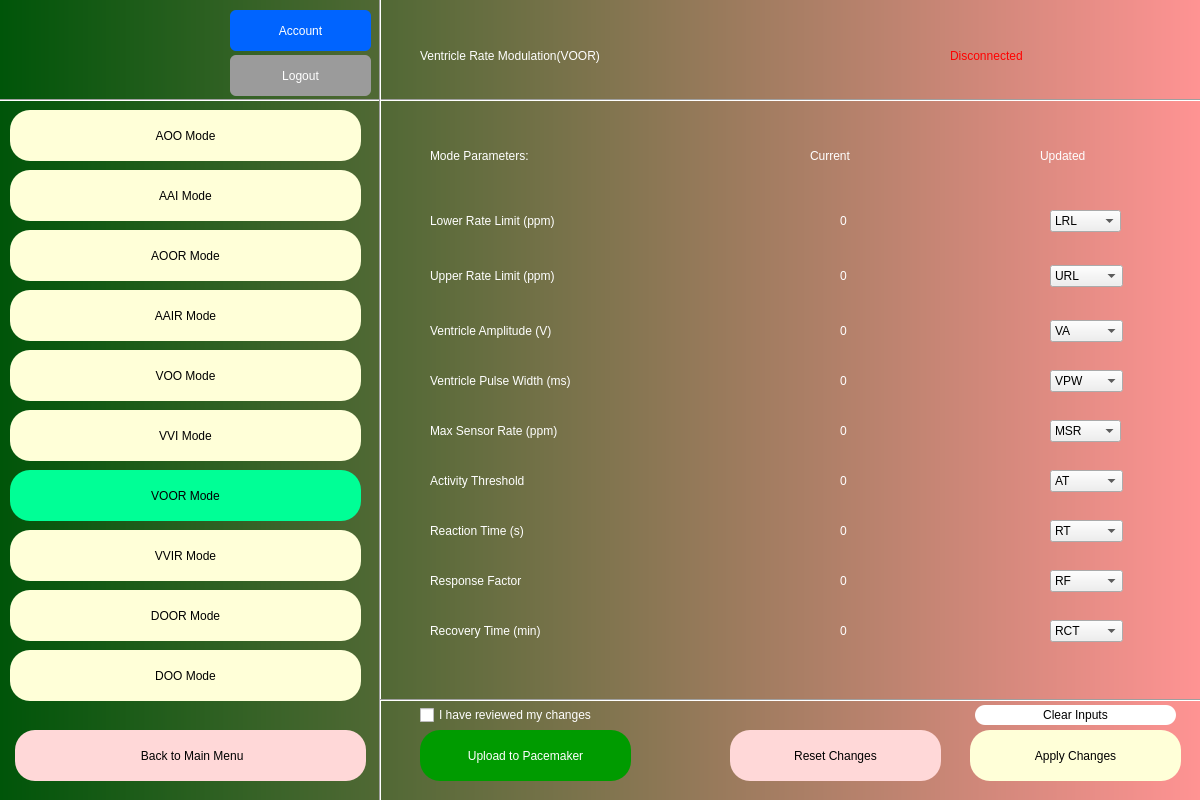
<?xml version="1.0" encoding="UTF-8"?>
<ui version="4.0">
 <class>Dialog</class>
 <widget class="QDialog" name="Dialog">
  <property name="geometry">
   <rect>
    <x>0</x>
    <y>0</y>
    <width>1200</width>
    <height>800</height>
   </rect>
  </property>
  <property name="windowTitle">
   <string>Dialog</string>
  </property>
  <widget class="QWidget" name="bgwidget" native="true">
   <property name="geometry">
    <rect>
     <x>0</x>
     <y>0</y>
     <width>1200</width>
     <height>800</height>
    </rect>
   </property>
   <property name="styleSheet">
    <string notr="true">QWidget#bgwidget{
background-color:qlineargradient(spread:pad, x1:0, y1:0.5, x2:1, y2:0.5, stop:0 rgba(0, 85, 9, 255), stop:1 rgba(255, 147, 147, 255));}</string>
   </property>
   <widget class="QLabel" name="label">
    <property name="geometry">
     <rect>
      <x>420</x>
      <y>0</y>
      <width>491</width>
      <height>111</height>
     </rect>
    </property>
    <property name="styleSheet">
     <string notr="true">font: 20pt &quot;Arial&quot;; color:rgb(255, 255, 255)
</string>
    </property>
    <property name="text">
     <string>Ventricle Rate Modulation(VOOR)</string>
    </property>
   </widget>
   <widget class="QLabel" name="label_2">
    <property name="geometry">
     <rect>
      <x>430</x>
      <y>100</y>
      <width>451</width>
      <height>111</height>
     </rect>
    </property>
    <property name="styleSheet">
     <string notr="true">font: 18pt &quot;Arial&quot;; color:rgb(255, 255, 255)
</string>
    </property>
    <property name="text">
     <string>Mode Parameters:</string>
    </property>
   </widget>
   <widget class="QLabel" name="connected">
    <property name="geometry">
     <rect>
      <x>950</x>
      <y>30</y>
      <width>241</width>
      <height>51</height>
     </rect>
    </property>
    <property name="styleSheet">
     <string notr="true">font: 14pt &quot;Arial&quot;; color:rgb(0, 255, 0)
</string>
    </property>
    <property name="text">
     <string/>
    </property>
   </widget>
   <widget class="QLabel" name="disconnected">
    <property name="geometry">
     <rect>
      <x>950</x>
      <y>30</y>
      <width>241</width>
      <height>51</height>
     </rect>
    </property>
    <property name="styleSheet">
     <string notr="true">font: 14pt &quot;Arial&quot;; color:rgb(255, 0, 0)
</string>
    </property>
    <property name="text">
     <string>Disconnected</string>
    </property>
   </widget>
   <widget class="QLabel" name="pacemaker_number">
    <property name="geometry">
     <rect>
      <x>10</x>
      <y>40</y>
      <width>241</width>
      <height>51</height>
     </rect>
    </property>
    <property name="styleSheet">
     <string notr="true">font: 10pt &quot;Arial&quot;; color:rgb(255,255,255)
</string>
    </property>
    <property name="text">
     <string/>
    </property>
   </widget>
   <widget class="QLabel" name="lol">
    <property name="geometry">
     <rect>
      <x>430</x>
      <y>200</y>
      <width>231</width>
      <height>41</height>
     </rect>
    </property>
    <property name="styleSheet">
     <string notr="true">font: 12pt &quot;Arial&quot;; color:rgb(255, 255, 255)
</string>
    </property>
    <property name="text">
     <string>Lower Rate Limit (ppm)</string>
    </property>
   </widget>
   <widget class="QLabel" name="label_7">
    <property name="geometry">
     <rect>
      <x>430</x>
      <y>250</y>
      <width>261</width>
      <height>51</height>
     </rect>
    </property>
    <property name="styleSheet">
     <string notr="true">font: 12pt &quot;Arial&quot;; color:rgb(255, 255, 255)
</string>
    </property>
    <property name="text">
     <string>Upper Rate Limit (ppm)</string>
    </property>
   </widget>
   <widget class="QLabel" name="label_8">
    <property name="geometry">
     <rect>
      <x>430</x>
      <y>310</y>
      <width>291</width>
      <height>41</height>
     </rect>
    </property>
    <property name="styleSheet">
     <string notr="true">font: 12pt &quot;Arial&quot;; color:rgb(255, 255, 255)
</string>
    </property>
    <property name="text">
     <string>Ventricle Amplitude (V)</string>
    </property>
   </widget>
   <widget class="QLabel" name="label_9">
    <property name="geometry">
     <rect>
      <x>430</x>
      <y>360</y>
      <width>271</width>
      <height>41</height>
     </rect>
    </property>
    <property name="styleSheet">
     <string notr="true">font: 12pt &quot;Arial&quot;; color:rgb(255, 255, 255)
</string>
    </property>
    <property name="text">
     <string>Ventricle Pulse Width (ms)</string>
    </property>
   </widget>
   <widget class="QLabel" name="label_10">
    <property name="geometry">
     <rect>
      <x>430</x>
      <y>460</y>
      <width>321</width>
      <height>41</height>
     </rect>
    </property>
    <property name="styleSheet">
     <string notr="true">font: 12pt &quot;Arial&quot;; color:rgb(255, 255, 255)
</string>
    </property>
    <property name="text">
     <string>Activity Threshold </string>
    </property>
   </widget>
   <widget class="QLabel" name="label_11">
    <property name="geometry">
     <rect>
      <x>430</x>
      <y>410</y>
      <width>221</width>
      <height>41</height>
     </rect>
    </property>
    <property name="styleSheet">
     <string notr="true">font: 12pt &quot;Arial&quot;; color:rgb(255, 255, 255)
</string>
    </property>
    <property name="text">
     <string>Max Sensor Rate (ppm)</string>
    </property>
   </widget>
   <widget class="QLabel" name="label_12">
    <property name="geometry">
     <rect>
      <x>430</x>
      <y>500</y>
      <width>401</width>
      <height>61</height>
     </rect>
    </property>
    <property name="styleSheet">
     <string notr="true">font: 12pt &quot;Arial&quot;; color:rgb(255, 255, 255)
</string>
    </property>
    <property name="text">
     <string>Reaction Time (s)</string>
    </property>
   </widget>
   <widget class="QLabel" name="label_13">
    <property name="geometry">
     <rect>
      <x>810</x>
      <y>100</y>
      <width>451</width>
      <height>111</height>
     </rect>
    </property>
    <property name="styleSheet">
     <string notr="true">font: 14pt &quot;Arial&quot;; color:rgb(255, 255, 255)
</string>
    </property>
    <property name="text">
     <string>Current</string>
    </property>
   </widget>
   <widget class="QLabel" name="label_14">
    <property name="geometry">
     <rect>
      <x>1040</x>
      <y>100</y>
      <width>451</width>
      <height>111</height>
     </rect>
    </property>
    <property name="styleSheet">
     <string notr="true">font: 14pt &quot;Arial&quot;; color:rgb(255, 255, 255)
</string>
    </property>
    <property name="text">
     <string>Updated</string>
    </property>
   </widget>
   <widget class="Line" name="line">
    <property name="geometry">
     <rect>
      <x>-13</x>
      <y>90</y>
      <width>1321</width>
      <height>20</height>
     </rect>
    </property>
    <property name="orientation">
     <enum>Qt::Horizontal</enum>
    </property>
   </widget>
   <widget class="Line" name="line_2">
    <property name="geometry">
     <rect>
      <x>370</x>
      <y>-10</y>
      <width>21</width>
      <height>861</height>
     </rect>
    </property>
    <property name="orientation">
     <enum>Qt::Vertical</enum>
    </property>
   </widget>
   <widget class="QPushButton" name="ApplyChanges">
    <property name="geometry">
     <rect>
      <x>970</x>
      <y>730</y>
      <width>211</width>
      <height>51</height>
     </rect>
    </property>
    <property name="styleSheet">
     <string notr="true">border-radius: 20px;
color: rgb(0,0,0);
background-color: rgb(255, 255, 216);
font: 12pt &quot;Arial&quot;;</string>
    </property>
    <property name="text">
     <string>Apply Changes</string>
    </property>
   </widget>
   <widget class="QPushButton" name="ResetChanges">
    <property name="geometry">
     <rect>
      <x>730</x>
      <y>730</y>
      <width>211</width>
      <height>51</height>
     </rect>
    </property>
    <property name="styleSheet">
     <string notr="true">border-radius: 20px;
color: rgb(0,0,0);
background-color: rgb(255, 216, 216);
font: 12pt &quot;Arial&quot;;</string>
    </property>
    <property name="text">
     <string>Reset Changes</string>
    </property>
   </widget>
   <widget class="QCheckBox" name="checkBox">
    <property name="geometry">
     <rect>
      <x>420</x>
      <y>705</y>
      <width>201</width>
      <height>20</height>
     </rect>
    </property>
    <property name="styleSheet">
     <string notr="true">color: rgb(255,255,255)</string>
    </property>
    <property name="text">
     <string>I have reviewed my changes </string>
    </property>
   </widget>
   <widget class="QPushButton" name="aai">
    <property name="geometry">
     <rect>
      <x>10</x>
      <y>170</y>
      <width>351</width>
      <height>51</height>
     </rect>
    </property>
    <property name="styleSheet">
     <string notr="true">border-radius: 20px;
color: rgb(0,0,0);
background-color: rgb(255, 255, 216);
font: 12pt &quot;Arial&quot;;</string>
    </property>
    <property name="text">
     <string>AAI Mode</string>
    </property>
   </widget>
   <widget class="QLabel" name="LRL_Current">
    <property name="geometry">
     <rect>
      <x>840</x>
      <y>210</y>
      <width>71</width>
      <height>21</height>
     </rect>
    </property>
    <property name="styleSheet">
     <string notr="true">color: rgb(255,255,255);
font: 12pt &quot;MS Shell Dlg 2&quot;;</string>
    </property>
    <property name="text">
     <string>0</string>
    </property>
   </widget>
   <widget class="QLabel" name="URL_Current">
    <property name="geometry">
     <rect>
      <x>840</x>
      <y>265</y>
      <width>71</width>
      <height>21</height>
     </rect>
    </property>
    <property name="styleSheet">
     <string notr="true">color: rgb(255,255,255);
font: 12pt &quot;MS Shell Dlg 2&quot;;</string>
    </property>
    <property name="text">
     <string>0</string>
    </property>
   </widget>
   <widget class="QLabel" name="VA_Current">
    <property name="geometry">
     <rect>
      <x>840</x>
      <y>320</y>
      <width>71</width>
      <height>21</height>
     </rect>
    </property>
    <property name="styleSheet">
     <string notr="true">color: rgb(255,255,255);
font: 12pt &quot;MS Shell Dlg 2&quot;;</string>
    </property>
    <property name="text">
     <string>0</string>
    </property>
   </widget>
   <widget class="QLabel" name="VPW_Current">
    <property name="geometry">
     <rect>
      <x>840</x>
      <y>370</y>
      <width>71</width>
      <height>21</height>
     </rect>
    </property>
    <property name="styleSheet">
     <string notr="true">color: rgb(255,255,255);
font: 12pt &quot;MS Shell Dlg 2&quot;;</string>
    </property>
    <property name="text">
     <string>0</string>
    </property>
   </widget>
   <widget class="QLabel" name="MSR_Current">
    <property name="geometry">
     <rect>
      <x>840</x>
      <y>420</y>
      <width>71</width>
      <height>21</height>
     </rect>
    </property>
    <property name="styleSheet">
     <string notr="true">color: rgb(255,255,255);
font: 12pt &quot;MS Shell Dlg 2&quot;;</string>
    </property>
    <property name="text">
     <string>0</string>
    </property>
   </widget>
   <widget class="QLabel" name="AT_Current">
    <property name="geometry">
     <rect>
      <x>840</x>
      <y>470</y>
      <width>71</width>
      <height>21</height>
     </rect>
    </property>
    <property name="styleSheet">
     <string notr="true">color: rgb(255,255,255);
font: 12pt &quot;MS Shell Dlg 2&quot;;</string>
    </property>
    <property name="text">
     <string>0</string>
    </property>
   </widget>
   <widget class="QLabel" name="RT_Current">
    <property name="geometry">
     <rect>
      <x>840</x>
      <y>520</y>
      <width>71</width>
      <height>21</height>
     </rect>
    </property>
    <property name="styleSheet">
     <string notr="true">color: rgb(255,255,255);
font: 12pt &quot;MS Shell Dlg 2&quot;;</string>
    </property>
    <property name="text">
     <string>0</string>
    </property>
   </widget>
   <widget class="QPushButton" name="aoo">
    <property name="geometry">
     <rect>
      <x>10</x>
      <y>110</y>
      <width>351</width>
      <height>51</height>
     </rect>
    </property>
    <property name="styleSheet">
     <string notr="true">border-radius: 20px;
color: rgb(0,0,0);
background-color: rgb(255, 255, 216);
font: 12pt &quot;Arial&quot;;</string>
    </property>
    <property name="text">
     <string>AOO Mode</string>
    </property>
   </widget>
   <widget class="QPushButton" name="logout">
    <property name="geometry">
     <rect>
      <x>230</x>
      <y>55</y>
      <width>141</width>
      <height>41</height>
     </rect>
    </property>
    <property name="styleSheet">
     <string notr="true">border-radius: 6px;

color: rgb(255,255,255);
background-color: rgb(155, 155, 155);
font: 75 12pt &quot;Arial&quot;;</string>
    </property>
    <property name="text">
     <string>Logout</string>
    </property>
   </widget>
   <widget class="QLabel" name="user_display">
    <property name="geometry">
     <rect>
      <x>10</x>
      <y>0</y>
      <width>161</width>
      <height>41</height>
     </rect>
    </property>
    <property name="styleSheet">
     <string notr="true">font: 12pt &quot;Arial&quot;; color:rgb(255, 255, 255)
</string>
    </property>
    <property name="text">
     <string/>
    </property>
   </widget>
   <widget class="QPushButton" name="account">
    <property name="geometry">
     <rect>
      <x>230</x>
      <y>10</y>
      <width>141</width>
      <height>41</height>
     </rect>
    </property>
    <property name="styleSheet">
     <string notr="true">border-radius: 6px;

color: rgb(255,255,255);
background-color: rgb(0, 100, 255);
font: 75 12pt &quot;Arial&quot;;</string>
    </property>
    <property name="text">
     <string>Account</string>
    </property>
   </widget>
   <widget class="QPushButton" name="voo">
    <property name="geometry">
     <rect>
      <x>10</x>
      <y>350</y>
      <width>351</width>
      <height>51</height>
     </rect>
    </property>
    <property name="styleSheet">
     <string notr="true">border-radius: 20px;
color: rgb(0,0,0);
background-color: rgb(255, 255, 216);
font: 12pt &quot;Arial&quot;;</string>
    </property>
    <property name="text">
     <string>VOO Mode</string>
    </property>
   </widget>
   <widget class="QPushButton" name="vvi">
    <property name="geometry">
     <rect>
      <x>10</x>
      <y>410</y>
      <width>351</width>
      <height>51</height>
     </rect>
    </property>
    <property name="styleSheet">
     <string notr="true">border-radius: 20px;
color: rgb(0,0,0);
background-color: rgb(255, 255, 216);
font: 12pt &quot;Arial&quot;;</string>
    </property>
    <property name="text">
     <string>VVI Mode</string>
    </property>
   </widget>
   <widget class="QLabel" name="INVALID">
    <property name="geometry">
     <rect>
      <x>960</x>
      <y>210</y>
      <width>81</width>
      <height>31</height>
     </rect>
    </property>
    <property name="styleSheet">
     <string notr="true">font: 8pt &quot;Arial&quot;; color:rgb(255, 0, 0)
</string>
    </property>
    <property name="text">
     <string/>
    </property>
   </widget>
   <widget class="QLabel" name="INVALID_2">
    <property name="geometry">
     <rect>
      <x>960</x>
      <y>260</y>
      <width>81</width>
      <height>31</height>
     </rect>
    </property>
    <property name="styleSheet">
     <string notr="true">font: 8pt &quot;Arial&quot;; color:rgb(255, 0, 0)
</string>
    </property>
    <property name="text">
     <string/>
    </property>
   </widget>
   <widget class="QLabel" name="INVALID_3">
    <property name="geometry">
     <rect>
      <x>960</x>
      <y>320</y>
      <width>81</width>
      <height>31</height>
     </rect>
    </property>
    <property name="styleSheet">
     <string notr="true">font: 8pt &quot;Arial&quot;; color:rgb(255, 0, 0)
</string>
    </property>
    <property name="text">
     <string/>
    </property>
   </widget>
   <widget class="QLabel" name="INVALID_4">
    <property name="geometry">
     <rect>
      <x>960</x>
      <y>370</y>
      <width>81</width>
      <height>31</height>
     </rect>
    </property>
    <property name="styleSheet">
     <string notr="true">font: 8pt &quot;Arial&quot;; color:rgb(255, 0, 0)
</string>
    </property>
    <property name="text">
     <string/>
    </property>
   </widget>
   <widget class="QLabel" name="INVALID_5">
    <property name="geometry">
     <rect>
      <x>960</x>
      <y>420</y>
      <width>81</width>
      <height>31</height>
     </rect>
    </property>
    <property name="styleSheet">
     <string notr="true">font: 8pt &quot;Arial&quot;; color:rgb(255, 0, 0)
</string>
    </property>
    <property name="text">
     <string/>
    </property>
   </widget>
   <widget class="QLabel" name="INVALID_6">
    <property name="geometry">
     <rect>
      <x>960</x>
      <y>470</y>
      <width>81</width>
      <height>31</height>
     </rect>
    </property>
    <property name="styleSheet">
     <string notr="true">font: 8pt &quot;Arial&quot;; color:rgb(255, 0, 0)
</string>
    </property>
    <property name="text">
     <string/>
    </property>
   </widget>
   <widget class="QLabel" name="INVALID_7">
    <property name="geometry">
     <rect>
      <x>960</x>
      <y>520</y>
      <width>81</width>
      <height>31</height>
     </rect>
    </property>
    <property name="styleSheet">
     <string notr="true">font: 8pt &quot;Arial&quot;; color:rgb(255, 0, 0)
</string>
    </property>
    <property name="text">
     <string/>
    </property>
   </widget>
   <widget class="Line" name="line_3">
    <property name="geometry">
     <rect>
      <x>380</x>
      <y>690</y>
      <width>981</width>
      <height>20</height>
     </rect>
    </property>
    <property name="orientation">
     <enum>Qt::Horizontal</enum>
    </property>
   </widget>
   <widget class="QPushButton" name="update_pm">
    <property name="geometry">
     <rect>
      <x>420</x>
      <y>730</y>
      <width>211</width>
      <height>51</height>
     </rect>
    </property>
    <property name="styleSheet">
     <string notr="true">border-radius: 20px;
color: rgb(255,255,255);
background-color: rgb(0, 155, 0);
font: 12pt &quot;Arial&quot;;</string>
    </property>
    <property name="text">
     <string>Upload to Pacemaker</string>
    </property>
   </widget>
   <widget class="QLabel" name="INVALID_8">
    <property name="geometry">
     <rect>
      <x>610</x>
      <y>700</y>
      <width>181</width>
      <height>31</height>
     </rect>
    </property>
    <property name="styleSheet">
     <string notr="true">font: 8pt &quot;Arial&quot;; color:rgb(255, 0, 0)
</string>
    </property>
    <property name="text">
     <string/>
    </property>
   </widget>
   <widget class="QPushButton" name="Back">
    <property name="geometry">
     <rect>
      <x>15</x>
      <y>730</y>
      <width>351</width>
      <height>51</height>
     </rect>
    </property>
    <property name="styleSheet">
     <string notr="true">border-radius: 20px;
color: rgb(0,0,0);
background-color: rgb(255, 216, 216);
font: 12pt &quot;Arial&quot;;</string>
    </property>
    <property name="text">
     <string> Back to Main Menu</string>
    </property>
   </widget>
   <widget class="QComboBox" name="LRL">
    <property name="geometry">
     <rect>
      <x>1050</x>
      <y>210</y>
      <width>71</width>
      <height>22</height>
     </rect>
    </property>
    <item>
     <property name="text">
      <string>LRL</string>
     </property>
    </item>
    <item>
     <property name="text">
      <string>30</string>
     </property>
    </item>
    <item>
     <property name="text">
      <string>35</string>
     </property>
    </item>
    <item>
     <property name="text">
      <string>40</string>
     </property>
    </item>
    <item>
     <property name="text">
      <string>45</string>
     </property>
    </item>
    <item>
     <property name="text">
      <string>50</string>
     </property>
    </item>
    <item>
     <property name="text">
      <string>51</string>
     </property>
    </item>
    <item>
     <property name="text">
      <string>52</string>
     </property>
    </item>
    <item>
     <property name="text">
      <string>53</string>
     </property>
    </item>
    <item>
     <property name="text">
      <string>54</string>
     </property>
    </item>
    <item>
     <property name="text">
      <string>55</string>
     </property>
    </item>
    <item>
     <property name="text">
      <string>56</string>
     </property>
    </item>
    <item>
     <property name="text">
      <string>57</string>
     </property>
    </item>
    <item>
     <property name="text">
      <string>58</string>
     </property>
    </item>
    <item>
     <property name="text">
      <string>59</string>
     </property>
    </item>
    <item>
     <property name="text">
      <string>60</string>
     </property>
    </item>
    <item>
     <property name="text">
      <string>61</string>
     </property>
    </item>
    <item>
     <property name="text">
      <string>62</string>
     </property>
    </item>
    <item>
     <property name="text">
      <string>63</string>
     </property>
    </item>
    <item>
     <property name="text">
      <string>64</string>
     </property>
    </item>
    <item>
     <property name="text">
      <string>65</string>
     </property>
    </item>
    <item>
     <property name="text">
      <string>67</string>
     </property>
    </item>
    <item>
     <property name="text">
      <string>68</string>
     </property>
    </item>
    <item>
     <property name="text">
      <string>69</string>
     </property>
    </item>
    <item>
     <property name="text">
      <string>70</string>
     </property>
    </item>
    <item>
     <property name="text">
      <string>71</string>
     </property>
    </item>
    <item>
     <property name="text">
      <string>72</string>
     </property>
    </item>
    <item>
     <property name="text">
      <string>73</string>
     </property>
    </item>
    <item>
     <property name="text">
      <string>74</string>
     </property>
    </item>
    <item>
     <property name="text">
      <string>75</string>
     </property>
    </item>
    <item>
     <property name="text">
      <string>76</string>
     </property>
    </item>
    <item>
     <property name="text">
      <string>77</string>
     </property>
    </item>
    <item>
     <property name="text">
      <string>78</string>
     </property>
    </item>
    <item>
     <property name="text">
      <string>79</string>
     </property>
    </item>
    <item>
     <property name="text">
      <string>80</string>
     </property>
    </item>
    <item>
     <property name="text">
      <string>81</string>
     </property>
    </item>
    <item>
     <property name="text">
      <string>82</string>
     </property>
    </item>
    <item>
     <property name="text">
      <string>83</string>
     </property>
    </item>
    <item>
     <property name="text">
      <string>84</string>
     </property>
    </item>
    <item>
     <property name="text">
      <string>85</string>
     </property>
    </item>
    <item>
     <property name="text">
      <string>86</string>
     </property>
    </item>
    <item>
     <property name="text">
      <string>87</string>
     </property>
    </item>
    <item>
     <property name="text">
      <string>88</string>
     </property>
    </item>
    <item>
     <property name="text">
      <string>89</string>
     </property>
    </item>
    <item>
     <property name="text">
      <string>90</string>
     </property>
    </item>
    <item>
     <property name="text">
      <string>95</string>
     </property>
    </item>
    <item>
     <property name="text">
      <string>105</string>
     </property>
    </item>
    <item>
     <property name="text">
      <string>110</string>
     </property>
    </item>
    <item>
     <property name="text">
      <string>115</string>
     </property>
    </item>
    <item>
     <property name="text">
      <string>120</string>
     </property>
    </item>
    <item>
     <property name="text">
      <string>125</string>
     </property>
    </item>
    <item>
     <property name="text">
      <string>130</string>
     </property>
    </item>
    <item>
     <property name="text">
      <string>135</string>
     </property>
    </item>
    <item>
     <property name="text">
      <string>140</string>
     </property>
    </item>
    <item>
     <property name="text">
      <string>145</string>
     </property>
    </item>
    <item>
     <property name="text">
      <string>150</string>
     </property>
    </item>
    <item>
     <property name="text">
      <string>155</string>
     </property>
    </item>
    <item>
     <property name="text">
      <string>160</string>
     </property>
    </item>
    <item>
     <property name="text">
      <string>165</string>
     </property>
    </item>
    <item>
     <property name="text">
      <string>170</string>
     </property>
    </item>
    <item>
     <property name="text">
      <string>175</string>
     </property>
    </item>
   </widget>
   <widget class="QComboBox" name="URL">
    <property name="geometry">
     <rect>
      <x>1050</x>
      <y>265</y>
      <width>73</width>
      <height>22</height>
     </rect>
    </property>
    <item>
     <property name="text">
      <string>URL</string>
     </property>
    </item>
    <item>
     <property name="text">
      <string>50</string>
     </property>
    </item>
    <item>
     <property name="text">
      <string>55</string>
     </property>
    </item>
    <item>
     <property name="text">
      <string>60</string>
     </property>
    </item>
    <item>
     <property name="text">
      <string>65</string>
     </property>
    </item>
    <item>
     <property name="text">
      <string>70</string>
     </property>
    </item>
    <item>
     <property name="text">
      <string>75</string>
     </property>
    </item>
    <item>
     <property name="text">
      <string>80</string>
     </property>
    </item>
    <item>
     <property name="text">
      <string>85</string>
     </property>
    </item>
    <item>
     <property name="text">
      <string>90</string>
     </property>
    </item>
    <item>
     <property name="text">
      <string>95</string>
     </property>
    </item>
    <item>
     <property name="text">
      <string>100</string>
     </property>
    </item>
    <item>
     <property name="text">
      <string>105</string>
     </property>
    </item>
    <item>
     <property name="text">
      <string>110</string>
     </property>
    </item>
    <item>
     <property name="text">
      <string>115</string>
     </property>
    </item>
    <item>
     <property name="text">
      <string>120</string>
     </property>
    </item>
    <item>
     <property name="text">
      <string>125</string>
     </property>
    </item>
    <item>
     <property name="text">
      <string>130</string>
     </property>
    </item>
    <item>
     <property name="text">
      <string>135</string>
     </property>
    </item>
    <item>
     <property name="text">
      <string>140</string>
     </property>
    </item>
    <item>
     <property name="text">
      <string>145</string>
     </property>
    </item>
    <item>
     <property name="text">
      <string>150</string>
     </property>
    </item>
    <item>
     <property name="text">
      <string>155</string>
     </property>
    </item>
    <item>
     <property name="text">
      <string>160</string>
     </property>
    </item>
    <item>
     <property name="text">
      <string>165</string>
     </property>
    </item>
    <item>
     <property name="text">
      <string>170</string>
     </property>
    </item>
    <item>
     <property name="text">
      <string>175</string>
     </property>
    </item>
   </widget>
   <widget class="QComboBox" name="VA">
    <property name="geometry">
     <rect>
      <x>1050</x>
      <y>320</y>
      <width>73</width>
      <height>22</height>
     </rect>
    </property>
    <item>
     <property name="text">
      <string>VA</string>
     </property>
    </item>
    <item>
     <property name="text">
      <string>0.5</string>
     </property>
    </item>
    <item>
     <property name="text">
      <string>0.6</string>
     </property>
    </item>
    <item>
     <property name="text">
      <string>0.7</string>
     </property>
    </item>
    <item>
     <property name="text">
      <string>0.8</string>
     </property>
    </item>
    <item>
     <property name="text">
      <string>0.9</string>
     </property>
    </item>
    <item>
     <property name="text">
      <string>1.0</string>
     </property>
    </item>
    <item>
     <property name="text">
      <string>1.1</string>
     </property>
    </item>
    <item>
     <property name="text">
      <string>1.2</string>
     </property>
    </item>
    <item>
     <property name="text">
      <string>1.3</string>
     </property>
    </item>
    <item>
     <property name="text">
      <string>1.4</string>
     </property>
    </item>
    <item>
     <property name="text">
      <string>1.5</string>
     </property>
    </item>
    <item>
     <property name="text">
      <string>1.6</string>
     </property>
    </item>
    <item>
     <property name="text">
      <string>1.7</string>
     </property>
    </item>
    <item>
     <property name="text">
      <string>1.8</string>
     </property>
    </item>
    <item>
     <property name="text">
      <string>1.9</string>
     </property>
    </item>
    <item>
     <property name="text">
      <string>2.0</string>
     </property>
    </item>
    <item>
     <property name="text">
      <string>2.1</string>
     </property>
    </item>
    <item>
     <property name="text">
      <string>2.2</string>
     </property>
    </item>
    <item>
     <property name="text">
      <string>2.3</string>
     </property>
    </item>
    <item>
     <property name="text">
      <string>2.4</string>
     </property>
    </item>
    <item>
     <property name="text">
      <string>2.5</string>
     </property>
    </item>
    <item>
     <property name="text">
      <string>2.6</string>
     </property>
    </item>
    <item>
     <property name="text">
      <string>2.7</string>
     </property>
    </item>
    <item>
     <property name="text">
      <string>2.8</string>
     </property>
    </item>
    <item>
     <property name="text">
      <string>2.9</string>
     </property>
    </item>
    <item>
     <property name="text">
      <string>3.0</string>
     </property>
    </item>
    <item>
     <property name="text">
      <string>3.1</string>
     </property>
    </item>
    <item>
     <property name="text">
      <string>3.2</string>
     </property>
    </item>
    <item>
     <property name="text">
      <string>3.5</string>
     </property>
    </item>
    <item>
     <property name="text">
      <string>4.0</string>
     </property>
    </item>
    <item>
     <property name="text">
      <string>4.5</string>
     </property>
    </item>
    <item>
     <property name="text">
      <string>5.0</string>
     </property>
    </item>
    <item>
     <property name="text">
      <string>5.5</string>
     </property>
    </item>
    <item>
     <property name="text">
      <string>6.0</string>
     </property>
    </item>
    <item>
     <property name="text">
      <string>6.5</string>
     </property>
    </item>
    <item>
     <property name="text">
      <string>7.0</string>
     </property>
    </item>
   </widget>
   <widget class="QComboBox" name="VPW">
    <property name="geometry">
     <rect>
      <x>1050</x>
      <y>370</y>
      <width>73</width>
      <height>22</height>
     </rect>
    </property>
    <item>
     <property name="text">
      <string>VPW</string>
     </property>
    </item>
    <item>
     <property name="text">
      <string>1.0</string>
     </property>
    </item>
    <item>
     <property name="text">
      <string>2.0</string>
     </property>
    </item>
   </widget>
   <widget class="QPushButton" name="clear">
    <property name="geometry">
     <rect>
      <x>975</x>
      <y>705</y>
      <width>201</width>
      <height>20</height>
     </rect>
    </property>
    <property name="styleSheet">
     <string notr="true">border-radius: 10px;

color: rgb(0,0,0);
background-color: rgb(255, 255, 255);
font: 75 10pt &quot;Arial&quot;;</string>
    </property>
    <property name="text">
     <string>Clear Inputs</string>
    </property>
   </widget>
   <widget class="QPushButton" name="aoor">
    <property name="geometry">
     <rect>
      <x>10</x>
      <y>230</y>
      <width>351</width>
      <height>51</height>
     </rect>
    </property>
    <property name="styleSheet">
     <string notr="true">border-radius: 20px;
color: rgb(0,0,0);

background-color: rgb(255, 255, 216);
font: 12pt &quot;Arial&quot;;</string>
    </property>
    <property name="text">
     <string>AOOR Mode</string>
    </property>
   </widget>
   <widget class="QPushButton" name="aair">
    <property name="geometry">
     <rect>
      <x>10</x>
      <y>290</y>
      <width>351</width>
      <height>51</height>
     </rect>
    </property>
    <property name="styleSheet">
     <string notr="true">border-radius: 20px;
color: rgb(0,0,0);
background-color: rgb(255, 255, 216);
font: 12pt &quot;Arial&quot;;</string>
    </property>
    <property name="text">
     <string>AAIR Mode</string>
    </property>
   </widget>
   <widget class="QPushButton" name="voor">
    <property name="geometry">
     <rect>
      <x>10</x>
      <y>470</y>
      <width>351</width>
      <height>51</height>
     </rect>
    </property>
    <property name="styleSheet">
     <string notr="true">border-radius: 20px;
color: rgb(0,0,0);

background-color: rgb(0, 255, 150);
font: 12pt &quot;Arial&quot;;</string>
    </property>
    <property name="text">
     <string>VOOR Mode</string>
    </property>
   </widget>
   <widget class="QPushButton" name="vvir">
    <property name="geometry">
     <rect>
      <x>10</x>
      <y>530</y>
      <width>351</width>
      <height>51</height>
     </rect>
    </property>
    <property name="styleSheet">
     <string notr="true">border-radius: 20px;
color: rgb(0,0,0);
background-color: rgb(255, 255, 216);
font: 12pt &quot;Arial&quot;;</string>
    </property>
    <property name="text">
     <string>VVIR Mode</string>
    </property>
   </widget>
   <widget class="QPushButton" name="door">
    <property name="geometry">
     <rect>
      <x>10</x>
      <y>590</y>
      <width>351</width>
      <height>51</height>
     </rect>
    </property>
    <property name="styleSheet">
     <string notr="true">border-radius: 20px;
color: rgb(0,0,0);
background-color: rgb(255, 255, 216);
font: 12pt &quot;Arial&quot;;</string>
    </property>
    <property name="text">
     <string>DOOR Mode</string>
    </property>
   </widget>
   <widget class="QPushButton" name="doo">
    <property name="geometry">
     <rect>
      <x>10</x>
      <y>650</y>
      <width>351</width>
      <height>51</height>
     </rect>
    </property>
    <property name="styleSheet">
     <string notr="true">border-radius: 20px;
color: rgb(0,0,0);
background-color: rgb(255, 255, 216);
font: 12pt &quot;Arial&quot;;</string>
    </property>
    <property name="text">
     <string>DOO Mode</string>
    </property>
   </widget>
   <widget class="QLabel" name="label_15">
    <property name="geometry">
     <rect>
      <x>430</x>
      <y>560</y>
      <width>291</width>
      <height>41</height>
     </rect>
    </property>
    <property name="styleSheet">
     <string notr="true">font: 12pt &quot;Arial&quot;; color:rgb(255, 255, 255)
</string>
    </property>
    <property name="text">
     <string>Response Factor </string>
    </property>
   </widget>
   <widget class="QLabel" name="label_16">
    <property name="geometry">
     <rect>
      <x>430</x>
      <y>610</y>
      <width>291</width>
      <height>41</height>
     </rect>
    </property>
    <property name="styleSheet">
     <string notr="true">font: 12pt &quot;Arial&quot;; color:rgb(255, 255, 255)
</string>
    </property>
    <property name="text">
     <string>Recovery Time (min)</string>
    </property>
   </widget>
   <widget class="QLabel" name="RF_Current">
    <property name="geometry">
     <rect>
      <x>840</x>
      <y>570</y>
      <width>71</width>
      <height>21</height>
     </rect>
    </property>
    <property name="styleSheet">
     <string notr="true">color: rgb(255,255,255);
font: 12pt &quot;MS Shell Dlg 2&quot;;</string>
    </property>
    <property name="text">
     <string>0</string>
    </property>
   </widget>
   <widget class="QLabel" name="RCT_Current">
    <property name="geometry">
     <rect>
      <x>840</x>
      <y>620</y>
      <width>71</width>
      <height>21</height>
     </rect>
    </property>
    <property name="styleSheet">
     <string notr="true">color: rgb(255,255,255);
font: 12pt &quot;MS Shell Dlg 2&quot;;</string>
    </property>
    <property name="text">
     <string>0</string>
    </property>
   </widget>
   <widget class="QComboBox" name="MSR">
    <property name="geometry">
     <rect>
      <x>1050</x>
      <y>420</y>
      <width>71</width>
      <height>22</height>
     </rect>
    </property>
    <item>
     <property name="text">
      <string>MSR</string>
     </property>
    </item>
    <item>
     <property name="text">
      <string>50</string>
     </property>
    </item>
    <item>
     <property name="text">
      <string>55</string>
     </property>
    </item>
    <item>
     <property name="text">
      <string>60</string>
     </property>
    </item>
    <item>
     <property name="text">
      <string>65</string>
     </property>
    </item>
    <item>
     <property name="text">
      <string>70</string>
     </property>
    </item>
    <item>
     <property name="text">
      <string>75</string>
     </property>
    </item>
    <item>
     <property name="text">
      <string>80</string>
     </property>
    </item>
    <item>
     <property name="text">
      <string>85</string>
     </property>
    </item>
    <item>
     <property name="text">
      <string>90</string>
     </property>
    </item>
    <item>
     <property name="text">
      <string>95</string>
     </property>
    </item>
    <item>
     <property name="text">
      <string>100</string>
     </property>
    </item>
    <item>
     <property name="text">
      <string>105</string>
     </property>
    </item>
    <item>
     <property name="text">
      <string>110</string>
     </property>
    </item>
    <item>
     <property name="text">
      <string>115</string>
     </property>
    </item>
    <item>
     <property name="text">
      <string>120</string>
     </property>
    </item>
    <item>
     <property name="text">
      <string>125</string>
     </property>
    </item>
    <item>
     <property name="text">
      <string>130</string>
     </property>
    </item>
    <item>
     <property name="text">
      <string>135</string>
     </property>
    </item>
    <item>
     <property name="text">
      <string>140</string>
     </property>
    </item>
    <item>
     <property name="text">
      <string>145</string>
     </property>
    </item>
    <item>
     <property name="text">
      <string>150</string>
     </property>
    </item>
    <item>
     <property name="text">
      <string>155</string>
     </property>
    </item>
    <item>
     <property name="text">
      <string>160</string>
     </property>
    </item>
    <item>
     <property name="text">
      <string>165</string>
     </property>
    </item>
    <item>
     <property name="text">
      <string>170</string>
     </property>
    </item>
    <item>
     <property name="text">
      <string>175</string>
     </property>
    </item>
   </widget>
   <widget class="QComboBox" name="AT">
    <property name="geometry">
     <rect>
      <x>1050</x>
      <y>470</y>
      <width>73</width>
      <height>22</height>
     </rect>
    </property>
    <item>
     <property name="text">
      <string>AT</string>
     </property>
    </item>
    <item>
     <property name="text">
      <string>V-Low</string>
     </property>
    </item>
    <item>
     <property name="text">
      <string>Low</string>
     </property>
    </item>
    <item>
     <property name="text">
      <string>Med-Low</string>
     </property>
    </item>
    <item>
     <property name="text">
      <string>Med</string>
     </property>
    </item>
    <item>
     <property name="text">
      <string>Med-High</string>
     </property>
    </item>
    <item>
     <property name="text">
      <string>High</string>
     </property>
    </item>
    <item>
     <property name="text">
      <string>V-High</string>
     </property>
    </item>
   </widget>
   <widget class="QComboBox" name="RT">
    <property name="geometry">
     <rect>
      <x>1050</x>
      <y>520</y>
      <width>73</width>
      <height>22</height>
     </rect>
    </property>
    <item>
     <property name="text">
      <string>RT</string>
     </property>
    </item>
    <item>
     <property name="text">
      <string>10</string>
     </property>
    </item>
    <item>
     <property name="text">
      <string>20</string>
     </property>
    </item>
    <item>
     <property name="text">
      <string>30</string>
     </property>
    </item>
    <item>
     <property name="text">
      <string>40</string>
     </property>
    </item>
    <item>
     <property name="text">
      <string>50</string>
     </property>
    </item>
   </widget>
   <widget class="QComboBox" name="RF">
    <property name="geometry">
     <rect>
      <x>1050</x>
      <y>570</y>
      <width>73</width>
      <height>22</height>
     </rect>
    </property>
    <item>
     <property name="text">
      <string>RF</string>
     </property>
    </item>
    <item>
     <property name="text">
      <string>1</string>
     </property>
    </item>
    <item>
     <property name="text">
      <string>2</string>
     </property>
    </item>
    <item>
     <property name="text">
      <string>3</string>
     </property>
    </item>
    <item>
     <property name="text">
      <string>4</string>
     </property>
    </item>
    <item>
     <property name="text">
      <string>5</string>
     </property>
    </item>
    <item>
     <property name="text">
      <string>6</string>
     </property>
    </item>
    <item>
     <property name="text">
      <string>7</string>
     </property>
    </item>
    <item>
     <property name="text">
      <string>8</string>
     </property>
    </item>
    <item>
     <property name="text">
      <string>9</string>
     </property>
    </item>
    <item>
     <property name="text">
      <string>10</string>
     </property>
    </item>
    <item>
     <property name="text">
      <string>11</string>
     </property>
    </item>
    <item>
     <property name="text">
      <string>12</string>
     </property>
    </item>
    <item>
     <property name="text">
      <string>13</string>
     </property>
    </item>
    <item>
     <property name="text">
      <string>14</string>
     </property>
    </item>
    <item>
     <property name="text">
      <string>15</string>
     </property>
    </item>
    <item>
     <property name="text">
      <string>16</string>
     </property>
    </item>
   </widget>
   <widget class="QComboBox" name="RCT">
    <property name="geometry">
     <rect>
      <x>1050</x>
      <y>620</y>
      <width>73</width>
      <height>22</height>
     </rect>
    </property>
    <item>
     <property name="text">
      <string>RCT</string>
     </property>
    </item>
    <item>
     <property name="text">
      <string>2</string>
     </property>
    </item>
    <item>
     <property name="text">
      <string>3</string>
     </property>
    </item>
    <item>
     <property name="text">
      <string>4</string>
     </property>
    </item>
    <item>
     <property name="text">
      <string>5</string>
     </property>
    </item>
    <item>
     <property name="text">
      <string>6</string>
     </property>
    </item>
    <item>
     <property name="text">
      <string>7</string>
     </property>
    </item>
    <item>
     <property name="text">
      <string>8</string>
     </property>
    </item>
    <item>
     <property name="text">
      <string>9</string>
     </property>
    </item>
    <item>
     <property name="text">
      <string>10</string>
     </property>
    </item>
    <item>
     <property name="text">
      <string>11</string>
     </property>
    </item>
    <item>
     <property name="text">
      <string>12</string>
     </property>
    </item>
    <item>
     <property name="text">
      <string>13</string>
     </property>
    </item>
    <item>
     <property name="text">
      <string>14</string>
     </property>
    </item>
    <item>
     <property name="text">
      <string>15</string>
     </property>
    </item>
    <item>
     <property name="text">
      <string>16</string>
     </property>
    </item>
   </widget>
   <widget class="QLabel" name="INVALID_9">
    <property name="geometry">
     <rect>
      <x>960</x>
      <y>520</y>
      <width>81</width>
      <height>31</height>
     </rect>
    </property>
    <property name="styleSheet">
     <string notr="true">font: 8pt &quot;Arial&quot;; color:rgb(255, 0, 0)
</string>
    </property>
    <property name="text">
     <string/>
    </property>
   </widget>
   <widget class="QLabel" name="INVALID_10">
    <property name="geometry">
     <rect>
      <x>960</x>
      <y>570</y>
      <width>81</width>
      <height>31</height>
     </rect>
    </property>
    <property name="styleSheet">
     <string notr="true">font: 8pt &quot;Arial&quot;; color:rgb(255, 0, 0)
</string>
    </property>
    <property name="text">
     <string/>
    </property>
   </widget>
   <widget class="QLabel" name="INVALID_11">
    <property name="geometry">
     <rect>
      <x>960</x>
      <y>620</y>
      <width>81</width>
      <height>31</height>
     </rect>
    </property>
    <property name="styleSheet">
     <string notr="true">font: 8pt &quot;Arial&quot;; color:rgb(255, 0, 0)
</string>
    </property>
    <property name="text">
     <string/>
    </property>
   </widget>
  </widget>
 </widget>
 <resources/>
 <connections/>
</ui>
